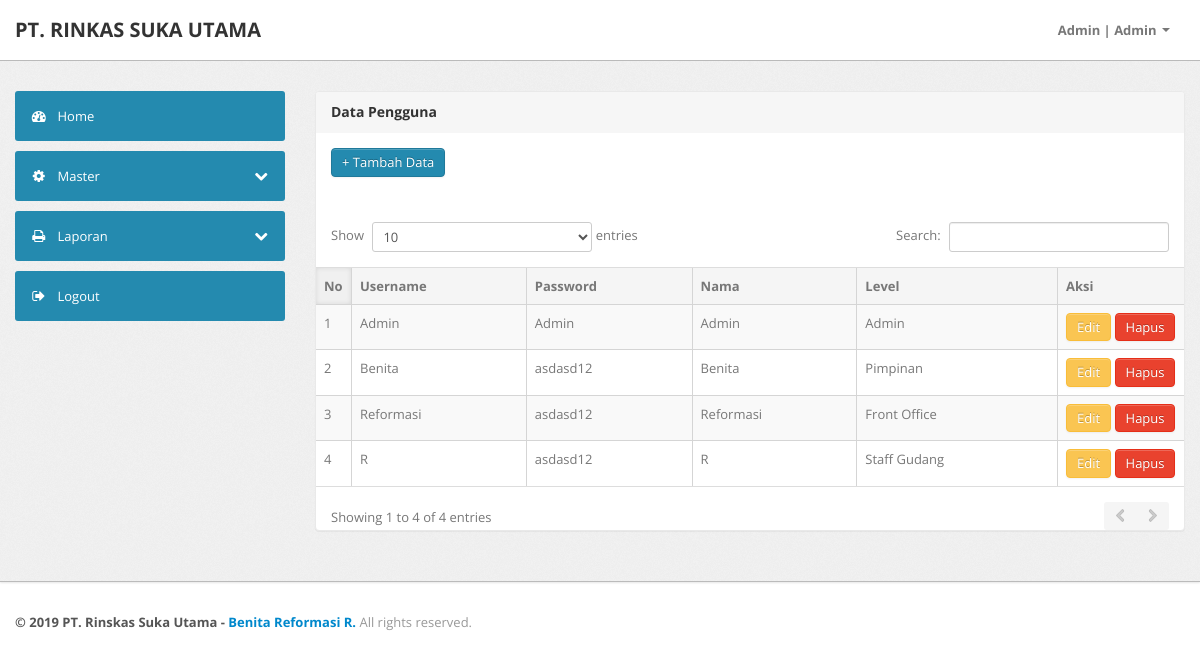
Page /index.php?page=data_pengguna (signed in) on the earlier database version.
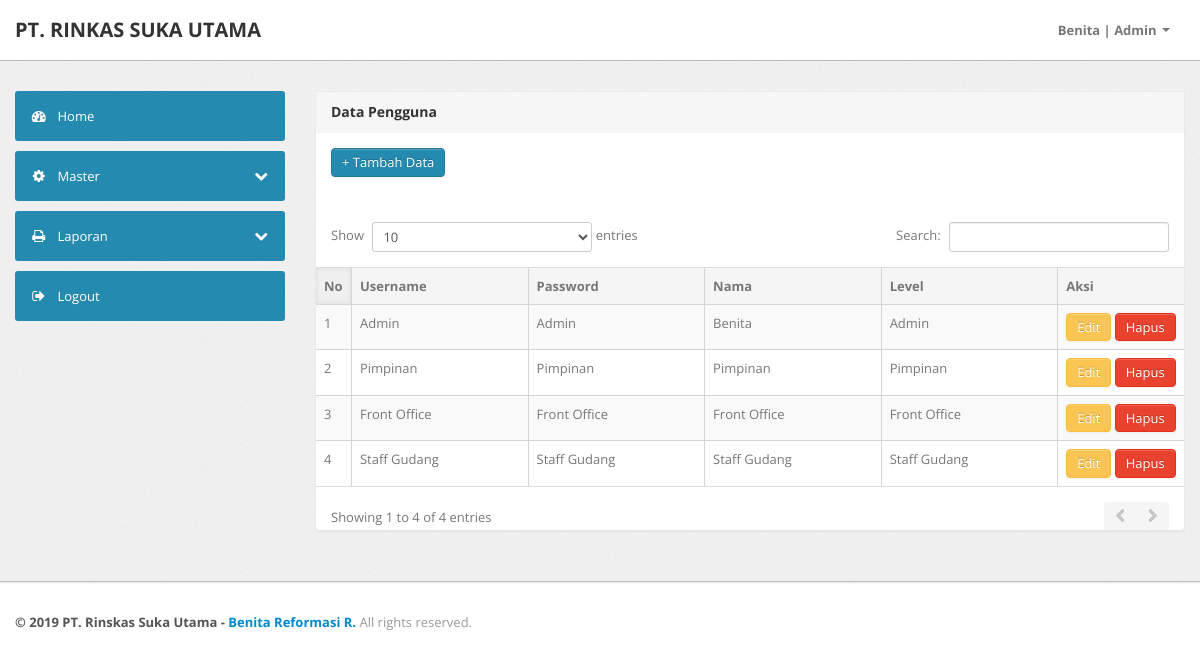
Same page on the later database version.
### tables this page shows
CREATE TABLE `tb_pengguna` (
  `pengguna_id` int(11) NOT NULL AUTO_INCREMENT,
  `pengguna_user` varchar(50) NOT NULL,
  `pengguna_pass` varchar(50) NOT NULL,
  `pengguna_nama` varchar(50) NOT NULL,
  `pengguna_level` varchar(30) NOT NULL,
  PRIMARY KEY (`pengguna_id`)
);

### koneksi.php (called while the page is built, shortened)
<?php
$no   = 1;

### data_pengguna.php (the view, shortened to what this page needs)
<div class="span9">
    <div class="content">
        <div class="module">
            <div class="module-head">
                <h3>
                    Data Pengguna</h3>
            </div>
            <div class="module-body">
                <a class="collapsed btn btn-primary" data-toggle="collapse" href="#Tambah">+ Tambah Data</a>
            </div>
            <div class="module-body table">
            </div>
            <table cellpadding="0" cellspacing="0" border="0" class="datatable-1 table table-bordered table-striped display" width="100%">
                <thead>
                    <tr>
                        <th width="10">
                            No
                        </th>
                        <th>
                            Username
                        </th>
                        <th>
                            Password
                        </th>
                        <th>
                            Nama
                        </th>
                        <th>
                            Level
                        </th>
                        <th width="110">
                            Aksi
                        </th>
                    </tr>
                </thead>
                <tbody>
                    <?php
                    $ambil = $koneksi->query("SELECT * FROM tb_pengguna");
                    while ($pecah = $ambil->fetch_object()) {
                        ?>
                        <tr class="odd gradeX">
                            <td>
                                <?php echo $no++ ?>
                            </td>
                            <td>
                                <?php echo $pecah->pengguna_user ?>
                            </td>
                            <td>
                                <?php echo $pecah->pengguna_pass ?>
                            </td>
                            <td>
                                <?php echo $pecah->pengguna_nama ?>
                            </td>
                            <td>
                                <?php echo $pecah->pengguna_level ?>
                            </td>
                            <td>
                                <a href="index.php?page=aksi_pengguna/pengguna_edit&id=<?php echo $pecah->pengguna_id ?>" class="collapsed btn btn-warning">Edit</a>
                                <a href="index.php?page=aksi_pengguna/pengguna_hapus&id=<?php echo $pecah->pengguna_id ?>" class="btn btn-danger">Hapus</a>
                            </td>
                        </tr>
                    <?php } ?>
                </tbody>
            </table>
        </div>
    </div>
</div>

### components/top_bar.php (shortened to what this page needs)
<div class="navbar navbar-fixed-top">
    <div class="navbar-inner">
        <div class="container">
                <a class="brand" href="index.php">PT. RINKAS SUKA UTAMA </a>
            <div class="nav-collapse collapse navbar-inverse-collapse">
                <ul class="nav pull-right">
                    <li class="nav-user dropdown"><a href="#" class="dropdown-toggle" data-toggle="dropdown">
                            <?php echo $_SESSION['pengguna']; ?>
                            |
                            <?php echo $_SESSION['pengguna_level']; ?>
                            <b class="caret"></b></a>
                    </li>
                </ul>
            </div>
        </div>
    </div>
</div>

Differences in the rows shown:
changed tb_pengguna "Admin": pengguna_nama "Admin" → "Benita"
changed tb_pengguna "Pimpinan": pengguna_user "Benita" → "Pimpinan"; pengguna_pass "asdasd12" → "Pimpinan"; pengguna_nama "Benita" → "Pimpinan"
changed tb_pengguna "Front Office": pengguna_user "Reformasi" → "Front Office"; pengguna_pass "asdasd12" → "Front Office"; pengguna_nama "Reformasi" → "Front Office"
changed tb_pengguna "Staff Gudang": pengguna_user "R" → "Staff Gudang"; pengguna_pass "asdasd12" → "Staff Gudang"; pengguna_nama "R" → "Staff Gudang"
Other differences:
$_SESSION['pengguna']: "Admin" → "Benita"
